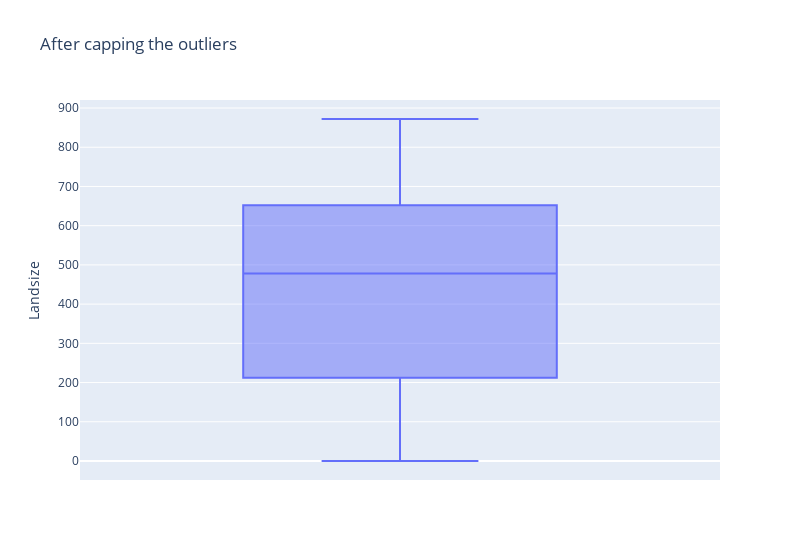

Notebook code for this chart:
### Code cell
fig = px.box(df, y = 'Landsize', width = 800, title = 'After capping the outliers')
fig.show()

### Figure 1 — Plotly figure (JSON) as saved in the notebook; plotly's stock layout.template omitted (floating-point values rounded to 4 significant figures; data arrays with more than 128 entries replaced by an {"elided": "..."} marker saying what was removed)
{"data": [{"alignmentgroup": "True", "hovertemplate": "Landsize=%{y}<extra></extra>", "legendgroup": "", "marker": {"color": "#636efa"}, "name": "", "notched": false, "offsetgroup": "", "orientation": "v", "showlegend": false, "type": "box", "x0": " ", "xaxis": "x", "y": {"elided": "8887 int values"}, "y0": " ", "yaxis": "y"}], "layout": {"boxmode": "group", "legend": {"tracegroupgap": 0}, "title": {"text": "After capping the outliers"}, "width": 800, "xaxis": {"anchor": "y", "domain": [0, 1]}, "yaxis": {"anchor": "x", "domain": [0, 1], "title": {"text": "Landsize"}}}}
